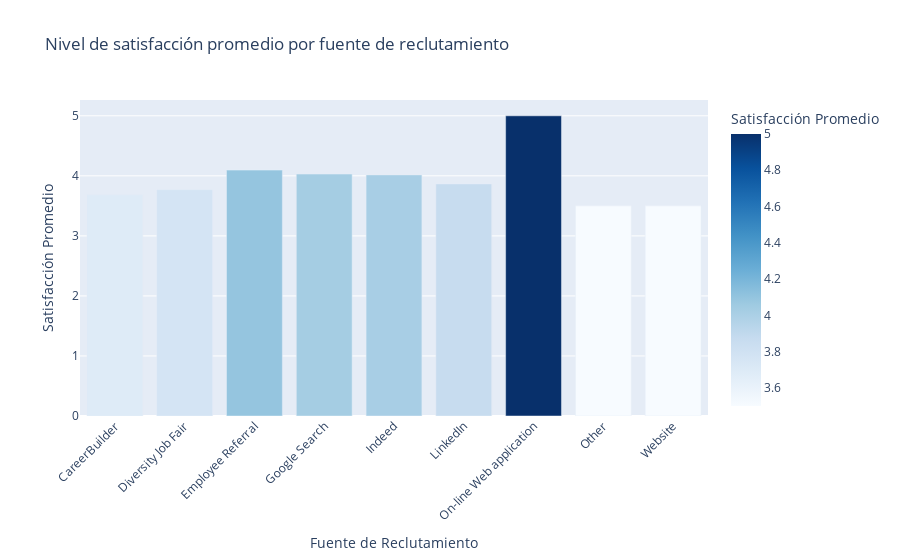

This figure's notebook cell:
### Markdown cell above
## 5. Nivel de satisfacción promedio por fuente de reclutamiento

### Code cell
# promedio de satisfacción por fuente de reclutamiento
satisfaccion_promedio = (
    df.groupby("RecruitmentSource")["EmpSatisfaction"].mean().reset_index()
)

# Gráfico de barras
fig5 = px.bar(
    satisfaccion_promedio,
    x="RecruitmentSource",
    y="EmpSatisfaction",
    color="EmpSatisfaction",  # el tono del color va a depender de la satisfacción
    color_continuous_scale="Blues",  # azul porque es como melancólico
    title="Nivel de satisfacción promedio por fuente de reclutamiento",
    labels={
        "RecruitmentSource": "Fuente de Reclutamiento",
        "EmpSatisfaction": "Satisfacción Promedio",
    },
    hover_data={"EmpSatisfaction": ":.2f"},
)
fig5.update_layout(xaxis_tickangle=-45)
fig5.show()

### Figure 1 — Plotly figure (JSON) as saved in the notebook; plotly's stock layout.template omitted (floating-point values rounded to 4 significant figures)
{"data": [{"alignmentgroup": "True", "hovertemplate": "Fuente de Reclutamiento=%{x}<br>Satisfacción Promedio=%{marker.color:.2f}<extra></extra>", "legendgroup": "", "marker": {"color": [3.688, 3.769, 4.095, 4.029, 4.016, 3.864, 5, 3.5, 3.5], "coloraxis": "coloraxis", "pattern": {"shape": ""}}, "name": "", "offsetgroup": "", "orientation": "v", "showlegend": false, "textposition": "auto", "type": "bar", "x": ["CareerBuilder", "Diversity Job Fair", "Employee Referral", "Google Search", "Indeed", "LinkedIn", "On-line Web application", "Other", "Website"], "xaxis": "x", "y": [3.688, 3.769, 4.095, 4.029, 4.016, 3.864, 5, 3.5, 3.5], "yaxis": "y"}], "layout": {"barmode": "relative", "coloraxis": {"colorbar": {"title": {"text": "Satisfacción Promedio"}}, "colorscale": [[0, "rgb(247,251,255)"], [0.125, "rgb(222,235,247)"], [0.25, "rgb(198,219,239)"], [0.375, "rgb(158,202,225)"], [0.5, "rgb(107,174,214)"], [0.625, "rgb(66,146,198)"], [0.75, "rgb(33,113,181)"], [0.875, "rgb(8,81,156)"], [1, "rgb(8,48,107)"]]}, "legend": {"tracegroupgap": 0}, "title": {"text": "Nivel de satisfacción promedio por fuente de reclutamiento"}, "xaxis": {"anchor": "y", "domain": [0, 1], "tickangle": -45, "title": {"text": "Fuente de Reclutamiento"}}, "yaxis": {"anchor": "x", "domain": [0, 1], "title": {"text": "Satisfacción Promedio"}}}}
